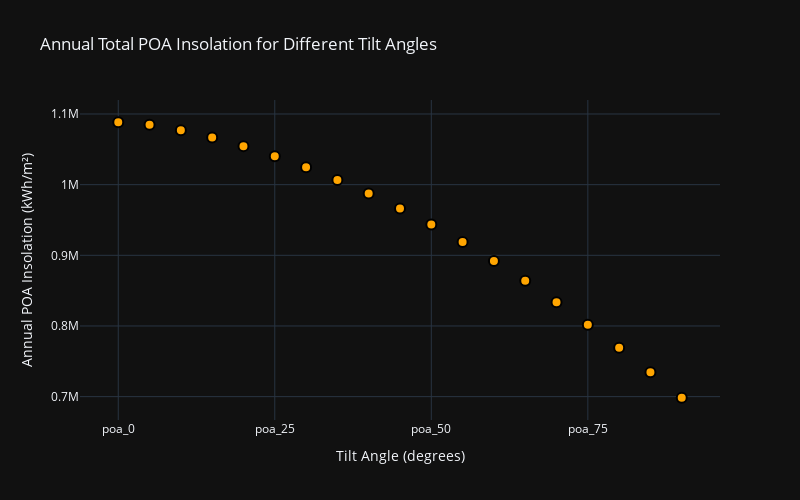

Notebook code cell kept with this figure:
### Code cell
import plotly.express as px

# Calculate the annual total POA insolation for each tilt angle
annual_poa_totals = df_tilts.resample('YE').sum()

# Prepare the data for the scatter plot
scatter_data = annual_poa_totals.sum().reset_index()
scatter_data.columns = ['Tilt Angle', 'Annual POA Insolation']

# Create the scatter plot
fig = px.scatter(
    scatter_data,
    x='Tilt Angle',
    y='Annual POA Insolation',
    title='Annual Total POA Insolation for Different Tilt Angles',
    labels={'Tilt Angle': 'Tilt Angle (degrees)', 'Annual POA Insolation': 'Insolation (kWh/m²)'},
    template='plotly_dark'
)

# Customize the layout
fig.update_traces(marker=dict(size=10, color='orange', line=dict(width=2, color='black')))
fig.update_layout(
    xaxis=dict(tickmode='linear', tick0=0, dtick=5),
    yaxis=dict(title='Annual POA Insolation (kWh/m²)'),
    height=500,
    width=800
)

# Show the plot
fig.show()

### Figure 1 — Plotly figure (JSON) as saved in the notebook; plotly's stock layout.template omitted (floating-point values rounded to 4 significant figures)
{"data": [{"hovertemplate": "Tilt Angle (degrees)=%{x}<br>Insolation (kWh/m²)=%{y}<extra></extra>", "legendgroup": "", "marker": {"color": "orange", "line": {"color": "black", "width": 2}, "size": 10, "symbol": "circle"}, "mode": "markers", "name": "", "orientation": "v", "showlegend": false, "type": "scatter", "x": ["poa_0", "poa_5", "poa_10", "poa_15", "poa_20", "poa_25", "poa_30", "poa_35", "poa_40", "poa_45", "poa_50", "poa_55", "poa_60", "poa_65", "poa_70", "poa_75", "poa_80", "poa_85", "poa_90"], "xaxis": "x", "y": [1088000.0, 1085000.0, 1077000.0, 1067000.0, 1055000.0, 1040000.0, 1024000.0, 1007000.0, 987600.0, 966300.0, 943600.0, 918900.0, 892100.0, 864100.0, 833400.0, 801800.0, 769200.0, 734400.0, 698400.0], "yaxis": "y"}], "layout": {"height": 500, "legend": {"tracegroupgap": 0}, "title": {"text": "Annual Total POA Insolation for Different Tilt Angles"}, "width": 800, "xaxis": {"anchor": "y", "domain": [0, 1], "dtick": 5, "tick0": 0, "tickmode": "linear", "title": {"text": "Tilt Angle (degrees)"}}, "yaxis": {"anchor": "x", "domain": [0, 1], "title": {"text": "Annual POA Insolation (kWh/m²)"}}}}
